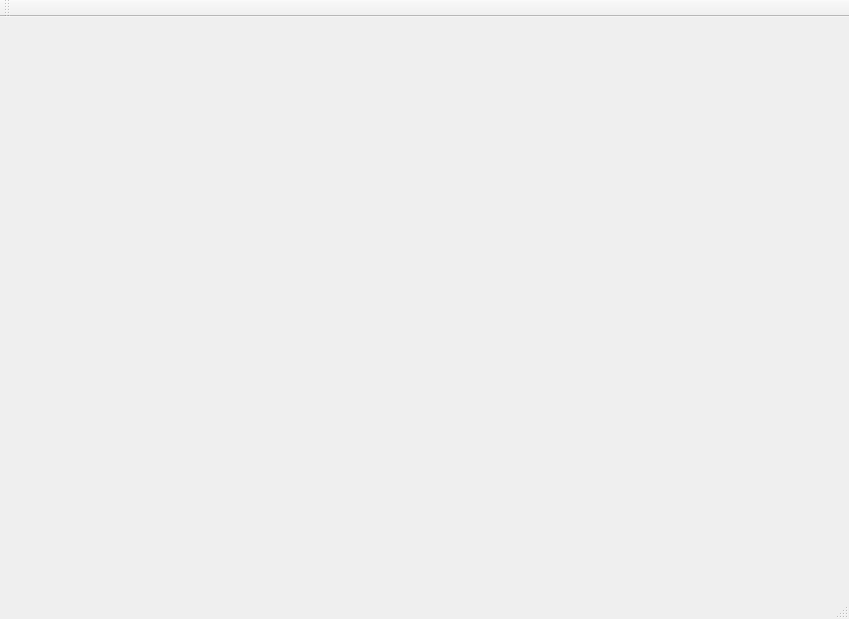
<?xml version="1.0" encoding="UTF-8"?>
<ui version="4.0">
 <class>MainWindow</class>
 <widget class="QMainWindow" name="MainWindow">
  <property name="geometry">
   <rect>
    <x>0</x>
    <y>0</y>
    <width>849</width>
    <height>619</height>
   </rect>
  </property>
  <property name="windowTitle">
   <string>MainWindow</string>
  </property>
  <widget class="QWidget" name="centralwidget">
   <widget class="QLabel" name="label">
    <property name="geometry">
     <rect>
      <x>228</x>
      <y>135</y>
      <width>381</width>
      <height>221</height>
     </rect>
    </property>
    <property name="text">
     <string/>
    </property>
   </widget>
  </widget>
  <widget class="QMenuBar" name="menubar">
   <property name="geometry">
    <rect>
     <x>0</x>
     <y>0</y>
     <width>849</width>
     <height>21</height>
    </rect>
   </property>
  </widget>
  <widget class="QStatusBar" name="statusbar"/>
  <widget class="QToolBar" name="toolBar">
   <property name="windowTitle">
    <string>toolBar</string>
   </property>
   <attribute name="toolBarArea">
    <enum>TopToolBarArea</enum>
   </attribute>
   <attribute name="toolBarBreak">
    <bool>false</bool>
   </attribute>
  </widget>
 </widget>
 <resources/>
 <connections/>
</ui>
